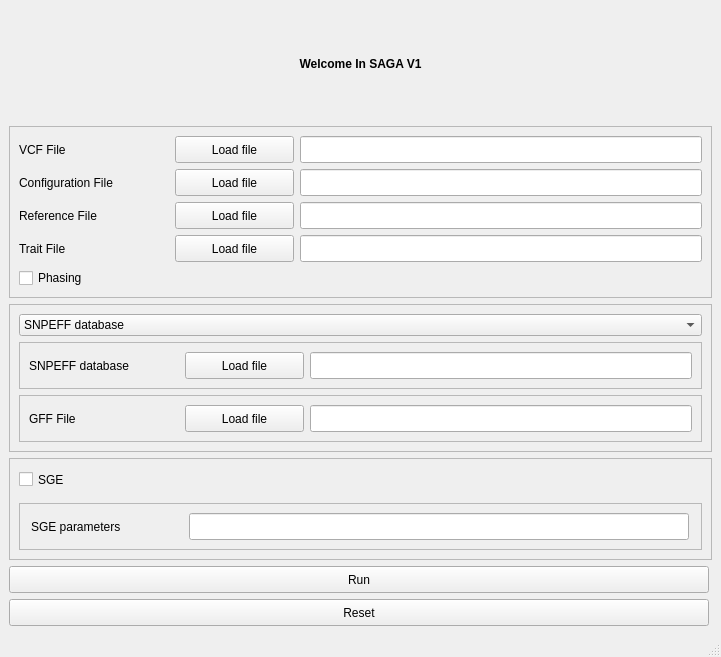
<?xml version="1.0" encoding="UTF-8"?>
<ui version="4.0">
 <class>SAGA</class>
 <widget class="QMainWindow" name="SAGA">
  <property name="geometry">
   <rect>
    <x>0</x>
    <y>0</y>
    <width>721</width>
    <height>657</height>
   </rect>
  </property>
  <property name="focusPolicy">
   <enum>Qt::StrongFocus</enum>
  </property>
  <property name="windowTitle">
   <string>SAGA</string>
  </property>
  <widget class="QWidget" name="centralwidget">
   <layout class="QGridLayout" name="gridLayout_3">
    <item row="0" column="0" colspan="2">
     <widget class="QLabel" name="welcomeLabel">
      <property name="text">
       <string>&lt;html&gt;&lt;head/&gt;&lt;body&gt;&lt;p align=&quot;center&quot;&gt;&lt;span style=&quot; font-weight:600;&quot;&gt;Welcome In SAGA V1&lt;/span&gt;&lt;/p&gt;&lt;/body&gt;&lt;/html&gt;</string>
      </property>
     </widget>
    </item>
    <item row="2" column="0" colspan="2">
     <widget class="QFrame" name="gffsnpeffFrame">
      <property name="frameShape">
       <enum>QFrame::StyledPanel</enum>
      </property>
      <property name="frameShadow">
       <enum>QFrame::Raised</enum>
      </property>
      <layout class="QGridLayout" name="gridLayout_4">
       <item row="0" column="0">
        <widget class="QComboBox" name="gffsnpeffComboBox">
         <property name="toolTip">
          <string>&lt;html&gt;&lt;head/&gt;&lt;body&gt;&lt;p&gt;select output files types&lt;/p&gt;&lt;/body&gt;&lt;/html&gt;</string>
         </property>
         <property name="whatsThis">
          <string>&lt;html&gt;&lt;head/&gt;&lt;body&gt;&lt;p&gt;select output files types&lt;/p&gt;&lt;/body&gt;&lt;/html&gt;</string>
         </property>
         <item>
          <property name="text">
           <string>SNPEFF database</string>
          </property>
         </item>
         <item>
          <property name="text">
           <string>GFF File</string>
          </property>
         </item>
        </widget>
       </item>
       <item row="1" column="0">
        <widget class="QFrame" name="SNPEFFFrame">
         <property name="frameShape">
          <enum>QFrame::StyledPanel</enum>
         </property>
         <property name="frameShadow">
          <enum>QFrame::Raised</enum>
         </property>
         <layout class="QGridLayout" name="gridLayout_20">
          <item row="0" column="0">
           <widget class="QLabel" name="SNPEFFLabel">
            <property name="minimumSize">
             <size>
              <width>150</width>
              <height>27</height>
             </size>
            </property>
            <property name="maximumSize">
             <size>
              <width>150</width>
              <height>27</height>
             </size>
            </property>
            <property name="text">
             <string>SNPEFF database</string>
            </property>
           </widget>
          </item>
          <item row="0" column="1">
           <widget class="QPushButton" name="loadSNPEFFPushButton">
            <property name="minimumSize">
             <size>
              <width>119</width>
              <height>27</height>
             </size>
            </property>
            <property name="maximumSize">
             <size>
              <width>119</width>
              <height>27</height>
             </size>
            </property>
            <property name="toolTip">
             <string>&lt;html&gt;&lt;head/&gt;&lt;body&gt;&lt;p&gt;Open file dialog to load list accession file (.txt)&lt;/p&gt;&lt;/body&gt;&lt;/html&gt;</string>
            </property>
            <property name="whatsThis">
             <string>&lt;html&gt;&lt;head/&gt;&lt;body&gt;&lt;p&gt;Open file dialog to load list accession file (.txt)&lt;/p&gt;&lt;/body&gt;&lt;/html&gt;</string>
            </property>
            <property name="text">
             <string>Load file</string>
            </property>
           </widget>
          </item>
          <item row="0" column="2">
           <widget class="QLineEdit" name="SNPEFFLineEdit">
            <property name="minimumSize">
             <size>
              <width>0</width>
              <height>27</height>
             </size>
            </property>
            <property name="maximumSize">
             <size>
              <width>500</width>
              <height>27</height>
             </size>
            </property>
            <property name="focusPolicy">
             <enum>Qt::StrongFocus</enum>
            </property>
            <property name="toolTip">
             <string>&lt;html&gt;&lt;head/&gt;&lt;body&gt;&lt;p&gt;
Number of population maximum for DAPC. (Warning: R script colours contain only 10 values increase numbre if you select more than 10.)&lt;br/&gt;
An optinal integer indicating the number of clusters to be sought.&lt;br/&gt;
If provided, the function will only run K-means once, for this number of clusters.&lt;br/&gt;
If left as NULL, several K-means are run for a range of k (number of clusters) values.&lt;/p&gt;&lt;/body&gt;&lt;/html&gt;</string>
            </property>
            <property name="text">
             <string/>
            </property>
            <property name="alignment">
             <set>Qt::AlignCenter</set>
            </property>
           </widget>
          </item>
         </layout>
        </widget>
       </item>
       <item row="2" column="0">
        <widget class="QFrame" name="GFFFrame">
         <property name="frameShape">
          <enum>QFrame::StyledPanel</enum>
         </property>
         <property name="frameShadow">
          <enum>QFrame::Raised</enum>
         </property>
         <layout class="QGridLayout" name="gridLayout_19">
          <item row="0" column="0">
           <widget class="QLabel" name="GFFLabel">
            <property name="minimumSize">
             <size>
              <width>150</width>
              <height>27</height>
             </size>
            </property>
            <property name="maximumSize">
             <size>
              <width>150</width>
              <height>27</height>
             </size>
            </property>
            <property name="text">
             <string>GFF File</string>
            </property>
           </widget>
          </item>
          <item row="0" column="1">
           <widget class="QPushButton" name="loadGFFPushButton">
            <property name="minimumSize">
             <size>
              <width>119</width>
              <height>27</height>
             </size>
            </property>
            <property name="maximumSize">
             <size>
              <width>119</width>
              <height>27</height>
             </size>
            </property>
            <property name="toolTip">
             <string>&lt;html&gt;&lt;head/&gt;&lt;body&gt;&lt;p&gt;Open file dialog to load list accession file (.txt)&lt;/p&gt;&lt;/body&gt;&lt;/html&gt;</string>
            </property>
            <property name="whatsThis">
             <string>&lt;html&gt;&lt;head/&gt;&lt;body&gt;&lt;p&gt;Open file dialog to load list accession file (.txt)&lt;/p&gt;&lt;/body&gt;&lt;/html&gt;</string>
            </property>
            <property name="text">
             <string>Load file</string>
            </property>
           </widget>
          </item>
          <item row="0" column="2">
           <widget class="QLineEdit" name="GFFLineEdit">
            <property name="minimumSize">
             <size>
              <width>0</width>
              <height>27</height>
             </size>
            </property>
            <property name="maximumSize">
             <size>
              <width>500</width>
              <height>27</height>
             </size>
            </property>
            <property name="focusPolicy">
             <enum>Qt::StrongFocus</enum>
            </property>
            <property name="toolTip">
             <string>&lt;html&gt;&lt;head/&gt;&lt;body&gt;&lt;p&gt;
Number of population maximum for DAPC. (Warning: R script colours contain only 10 values increase numbre if you select more than 10.)&lt;br/&gt;
An optinal integer indicating the number of clusters to be sought.&lt;br/&gt;
If provided, the function will only run K-means once, for this number of clusters.&lt;br/&gt;
If left as NULL, several K-means are run for a range of k (number of clusters) values.&lt;/p&gt;&lt;/body&gt;&lt;/html&gt;</string>
            </property>
            <property name="text">
             <string/>
            </property>
            <property name="alignment">
             <set>Qt::AlignCenter</set>
            </property>
           </widget>
          </item>
         </layout>
        </widget>
       </item>
      </layout>
     </widget>
    </item>
    <item row="3" column="0" colspan="2">
     <widget class="QFrame" name="SGEFrame">
      <property name="minimumSize">
       <size>
        <width>0</width>
        <height>102</height>
       </size>
      </property>
      <property name="maximumSize">
       <size>
        <width>16777215</width>
        <height>102</height>
       </size>
      </property>
      <property name="frameShape">
       <enum>QFrame::StyledPanel</enum>
      </property>
      <property name="frameShadow">
       <enum>QFrame::Raised</enum>
      </property>
      <layout class="QGridLayout" name="gridLayout_2">
       <item row="2" column="0">
        <widget class="QFrame" name="SGEparamFrame">
         <property name="minimumSize">
          <size>
           <width>0</width>
           <height>47</height>
          </size>
         </property>
         <property name="maximumSize">
          <size>
           <width>16777215</width>
           <height>47</height>
          </size>
         </property>
         <property name="frameShape">
          <enum>QFrame::StyledPanel</enum>
         </property>
         <property name="frameShadow">
          <enum>QFrame::Raised</enum>
         </property>
         <layout class="QGridLayout" name="gridLayout_21">
          <item row="0" column="0">
           <widget class="QLabel" name="SGEparamLabel">
            <property name="minimumSize">
             <size>
              <width>150</width>
              <height>27</height>
             </size>
            </property>
            <property name="maximumSize">
             <size>
              <width>150</width>
              <height>27</height>
             </size>
            </property>
            <property name="text">
             <string>SGE parameters</string>
            </property>
           </widget>
          </item>
          <item row="0" column="1">
           <widget class="QLineEdit" name="SGEParamLineEdit">
            <property name="minimumSize">
             <size>
              <width>0</width>
              <height>27</height>
             </size>
            </property>
            <property name="maximumSize">
             <size>
              <width>500</width>
              <height>27</height>
             </size>
            </property>
            <property name="focusPolicy">
             <enum>Qt::StrongFocus</enum>
            </property>
            <property name="toolTip">
             <string>&lt;html&gt;&lt;head/&gt;&lt;body&gt;&lt;p&gt;
Number of population maximum for DAPC. (Warning: R script colours contain only 10 values increase numbre if you select more than 10.)&lt;br/&gt;
An optinal integer indicating the number of clusters to be sought.&lt;br/&gt;
If provided, the function will only run K-means once, for this number of clusters.&lt;br/&gt;
If left as NULL, several K-means are run for a range of k (number of clusters) values.&lt;/p&gt;&lt;/body&gt;&lt;/html&gt;</string>
            </property>
            <property name="text">
             <string/>
            </property>
            <property name="alignment">
             <set>Qt::AlignCenter</set>
            </property>
           </widget>
          </item>
         </layout>
        </widget>
       </item>
       <item row="0" column="0">
        <widget class="QCheckBox" name="SGECheckBox">
         <property name="minimumSize">
          <size>
           <width>0</width>
           <height>23</height>
          </size>
         </property>
         <property name="maximumSize">
          <size>
           <width>16777215</width>
           <height>23</height>
          </size>
         </property>
         <property name="toolTip">
          <string>&lt;html&gt;&lt;head/&gt;&lt;body&gt;&lt;p&gt;this program use genebank files to down load sequences&lt;/p&gt;&lt;p&gt;if you want to keep this files, check the box&lt;/p&gt;&lt;/body&gt;&lt;/html&gt;</string>
         </property>
         <property name="whatsThis">
          <string>&lt;html&gt;&lt;head/&gt;&lt;body&gt;&lt;p&gt;this program use genebank files to down load sequences&lt;/p&gt;&lt;p&gt;if you want to keep this files, check the box&lt;/p&gt;&lt;/body&gt;&lt;/html&gt;</string>
         </property>
         <property name="text">
          <string>SGE</string>
         </property>
        </widget>
       </item>
       <item row="1" column="0">
        <spacer name="verticalSpacer">
         <property name="orientation">
          <enum>Qt::Vertical</enum>
         </property>
         <property name="sizeType">
          <enum>QSizePolicy::Expanding</enum>
         </property>
         <property name="sizeHint" stdset="0">
          <size>
           <width>20</width>
           <height>40</height>
          </size>
         </property>
        </spacer>
       </item>
      </layout>
     </widget>
    </item>
    <item row="5" column="0" colspan="2">
     <widget class="QPushButton" name="resetPushButton">
      <property name="minimumSize">
       <size>
        <width>0</width>
        <height>27</height>
       </size>
      </property>
      <property name="maximumSize">
       <size>
        <width>700</width>
        <height>27</height>
       </size>
      </property>
      <property name="toolTip">
       <string>&lt;html&gt;&lt;head/&gt;&lt;body&gt;&lt;p&gt;run the programm&lt;/p&gt;&lt;/body&gt;&lt;/html&gt;</string>
      </property>
      <property name="whatsThis">
       <string>&lt;html&gt;&lt;head/&gt;&lt;body&gt;&lt;p&gt;run the programm&lt;/p&gt;&lt;/body&gt;&lt;/html&gt;</string>
      </property>
      <property name="text">
       <string>Reset</string>
      </property>
     </widget>
    </item>
    <item row="4" column="0" colspan="2">
     <widget class="QPushButton" name="runPushButton">
      <property name="minimumSize">
       <size>
        <width>0</width>
        <height>27</height>
       </size>
      </property>
      <property name="maximumSize">
       <size>
        <width>700</width>
        <height>27</height>
       </size>
      </property>
      <property name="toolTip">
       <string>&lt;html&gt;&lt;head/&gt;&lt;body&gt;&lt;p&gt;run the programm&lt;/p&gt;&lt;/body&gt;&lt;/html&gt;</string>
      </property>
      <property name="whatsThis">
       <string>&lt;html&gt;&lt;head/&gt;&lt;body&gt;&lt;p&gt;run the programm&lt;/p&gt;&lt;/body&gt;&lt;/html&gt;</string>
      </property>
      <property name="text">
       <string>Run</string>
      </property>
     </widget>
    </item>
    <item row="1" column="0" colspan="2">
     <widget class="QFrame" name="mandatoryFrame">
      <property name="frameShape">
       <enum>QFrame::StyledPanel</enum>
      </property>
      <property name="frameShadow">
       <enum>QFrame::Raised</enum>
      </property>
      <layout class="QGridLayout" name="gridLayout">
       <item row="0" column="0">
        <widget class="QLabel" name="VCFLabel">
         <property name="minimumSize">
          <size>
           <width>150</width>
           <height>27</height>
          </size>
         </property>
         <property name="maximumSize">
          <size>
           <width>150</width>
           <height>27</height>
          </size>
         </property>
         <property name="text">
          <string>VCF File</string>
         </property>
        </widget>
       </item>
       <item row="3" column="0">
        <widget class="QLabel" name="referenceLabel">
         <property name="minimumSize">
          <size>
           <width>150</width>
           <height>27</height>
          </size>
         </property>
         <property name="maximumSize">
          <size>
           <width>150</width>
           <height>27</height>
          </size>
         </property>
         <property name="text">
          <string>Reference File</string>
         </property>
        </widget>
       </item>
       <item row="9" column="0">
        <widget class="QCheckBox" name="phasingCheckBox">
         <property name="toolTip">
          <string>&lt;html&gt;&lt;head/&gt;&lt;body&gt;&lt;p&gt;this program use genebank files to down load sequences&lt;/p&gt;&lt;p&gt;if you want to keep this files, check the box&lt;/p&gt;&lt;/body&gt;&lt;/html&gt;</string>
         </property>
         <property name="whatsThis">
          <string>&lt;html&gt;&lt;head/&gt;&lt;body&gt;&lt;p&gt;this program use genebank files to down load sequences&lt;/p&gt;&lt;p&gt;if you want to keep this files, check the box&lt;/p&gt;&lt;/body&gt;&lt;/html&gt;</string>
         </property>
         <property name="text">
          <string>Phasing</string>
         </property>
        </widget>
       </item>
       <item row="2" column="0">
        <widget class="QLabel" name="configLabel">
         <property name="minimumSize">
          <size>
           <width>150</width>
           <height>27</height>
          </size>
         </property>
         <property name="maximumSize">
          <size>
           <width>150</width>
           <height>27</height>
          </size>
         </property>
         <property name="text">
          <string>Configuration File</string>
         </property>
        </widget>
       </item>
       <item row="0" column="3">
        <widget class="QLineEdit" name="vcfLineEdit">
         <property name="minimumSize">
          <size>
           <width>0</width>
           <height>27</height>
          </size>
         </property>
         <property name="maximumSize">
          <size>
           <width>500</width>
           <height>27</height>
          </size>
         </property>
         <property name="focusPolicy">
          <enum>Qt::StrongFocus</enum>
         </property>
         <property name="toolTip">
          <string>&lt;html&gt;&lt;head/&gt;&lt;body&gt;&lt;p&gt;
Number of population maximum for DAPC. (Warning: R script colours contain only 10 values increase numbre if you select more than 10.)&lt;br/&gt;
An optinal integer indicating the number of clusters to be sought.&lt;br/&gt;
If provided, the function will only run K-means once, for this number of clusters.&lt;br/&gt;
If left as NULL, several K-means are run for a range of k (number of clusters) values.&lt;/p&gt;&lt;/body&gt;&lt;/html&gt;</string>
         </property>
         <property name="text">
          <string/>
         </property>
         <property name="alignment">
          <set>Qt::AlignCenter</set>
         </property>
        </widget>
       </item>
       <item row="2" column="1">
        <widget class="QPushButton" name="loadConfigPushButton">
         <property name="minimumSize">
          <size>
           <width>119</width>
           <height>27</height>
          </size>
         </property>
         <property name="maximumSize">
          <size>
           <width>119</width>
           <height>27</height>
          </size>
         </property>
         <property name="toolTip">
          <string>&lt;html&gt;&lt;head/&gt;&lt;body&gt;&lt;p&gt;Open file dialog to load list accession file (.txt)&lt;/p&gt;&lt;/body&gt;&lt;/html&gt;</string>
         </property>
         <property name="whatsThis">
          <string>&lt;html&gt;&lt;head/&gt;&lt;body&gt;&lt;p&gt;Open file dialog to load list accession file (.txt)&lt;/p&gt;&lt;/body&gt;&lt;/html&gt;</string>
         </property>
         <property name="text">
          <string>Load file</string>
         </property>
        </widget>
       </item>
       <item row="2" column="3">
        <widget class="QLineEdit" name="configLineEdit">
         <property name="minimumSize">
          <size>
           <width>0</width>
           <height>27</height>
          </size>
         </property>
         <property name="maximumSize">
          <size>
           <width>500</width>
           <height>27</height>
          </size>
         </property>
         <property name="focusPolicy">
          <enum>Qt::StrongFocus</enum>
         </property>
         <property name="toolTip">
          <string>&lt;html&gt;&lt;head/&gt;&lt;body&gt;&lt;p&gt;
Number of population maximum for DAPC. (Warning: R script colours contain only 10 values increase numbre if you select more than 10.)&lt;br/&gt;
An optinal integer indicating the number of clusters to be sought.&lt;br/&gt;
If provided, the function will only run K-means once, for this number of clusters.&lt;br/&gt;
If left as NULL, several K-means are run for a range of k (number of clusters) values.&lt;/p&gt;&lt;/body&gt;&lt;/html&gt;</string>
         </property>
         <property name="text">
          <string/>
         </property>
         <property name="alignment">
          <set>Qt::AlignCenter</set>
         </property>
        </widget>
       </item>
       <item row="7" column="0">
        <widget class="QLabel" name="traitLabel">
         <property name="minimumSize">
          <size>
           <width>150</width>
           <height>27</height>
          </size>
         </property>
         <property name="maximumSize">
          <size>
           <width>150</width>
           <height>27</height>
          </size>
         </property>
         <property name="text">
          <string>Trait File</string>
         </property>
        </widget>
       </item>
       <item row="7" column="1">
        <widget class="QPushButton" name="loadTraitPushButton">
         <property name="minimumSize">
          <size>
           <width>119</width>
           <height>27</height>
          </size>
         </property>
         <property name="maximumSize">
          <size>
           <width>119</width>
           <height>27</height>
          </size>
         </property>
         <property name="toolTip">
          <string>&lt;html&gt;&lt;head/&gt;&lt;body&gt;&lt;p&gt;Open file dialog to load list accession file (.txt)&lt;/p&gt;&lt;/body&gt;&lt;/html&gt;</string>
         </property>
         <property name="whatsThis">
          <string>&lt;html&gt;&lt;head/&gt;&lt;body&gt;&lt;p&gt;Open file dialog to load list accession file (.txt)&lt;/p&gt;&lt;/body&gt;&lt;/html&gt;</string>
         </property>
         <property name="text">
          <string>Load file</string>
         </property>
        </widget>
       </item>
       <item row="3" column="1">
        <widget class="QPushButton" name="loadReferencePushButton">
         <property name="minimumSize">
          <size>
           <width>119</width>
           <height>27</height>
          </size>
         </property>
         <property name="maximumSize">
          <size>
           <width>119</width>
           <height>27</height>
          </size>
         </property>
         <property name="toolTip">
          <string>&lt;html&gt;&lt;head/&gt;&lt;body&gt;&lt;p&gt;Open file dialog to load list accession file (.txt)&lt;/p&gt;&lt;/body&gt;&lt;/html&gt;</string>
         </property>
         <property name="whatsThis">
          <string>&lt;html&gt;&lt;head/&gt;&lt;body&gt;&lt;p&gt;Open file dialog to load list accession file (.txt)&lt;/p&gt;&lt;/body&gt;&lt;/html&gt;</string>
         </property>
         <property name="text">
          <string>Load file</string>
         </property>
        </widget>
       </item>
       <item row="0" column="1">
        <widget class="QPushButton" name="loadVCFPushButton">
         <property name="minimumSize">
          <size>
           <width>119</width>
           <height>27</height>
          </size>
         </property>
         <property name="maximumSize">
          <size>
           <width>119</width>
           <height>27</height>
          </size>
         </property>
         <property name="toolTip">
          <string>&lt;html&gt;&lt;head/&gt;&lt;body&gt;&lt;p&gt;Open file dialog to load list accession file (.txt)&lt;/p&gt;&lt;/body&gt;&lt;/html&gt;</string>
         </property>
         <property name="whatsThis">
          <string>&lt;html&gt;&lt;head/&gt;&lt;body&gt;&lt;p&gt;Open file dialog to load list accession file (.txt)&lt;/p&gt;&lt;/body&gt;&lt;/html&gt;</string>
         </property>
         <property name="text">
          <string>Load file</string>
         </property>
        </widget>
       </item>
       <item row="3" column="3">
        <widget class="QLineEdit" name="referenceLineEdit">
         <property name="minimumSize">
          <size>
           <width>0</width>
           <height>27</height>
          </size>
         </property>
         <property name="maximumSize">
          <size>
           <width>500</width>
           <height>27</height>
          </size>
         </property>
         <property name="focusPolicy">
          <enum>Qt::StrongFocus</enum>
         </property>
         <property name="toolTip">
          <string>&lt;html&gt;&lt;head/&gt;&lt;body&gt;&lt;p&gt;
Number of population maximum for DAPC. (Warning: R script colours contain only 10 values increase numbre if you select more than 10.)&lt;br/&gt;
An optinal integer indicating the number of clusters to be sought.&lt;br/&gt;
If provided, the function will only run K-means once, for this number of clusters.&lt;br/&gt;
If left as NULL, several K-means are run for a range of k (number of clusters) values.&lt;/p&gt;&lt;/body&gt;&lt;/html&gt;</string>
         </property>
         <property name="text">
          <string/>
         </property>
         <property name="alignment">
          <set>Qt::AlignCenter</set>
         </property>
        </widget>
       </item>
       <item row="7" column="3">
        <widget class="QLineEdit" name="traitLineEdit">
         <property name="minimumSize">
          <size>
           <width>0</width>
           <height>27</height>
          </size>
         </property>
         <property name="maximumSize">
          <size>
           <width>500</width>
           <height>27</height>
          </size>
         </property>
         <property name="focusPolicy">
          <enum>Qt::StrongFocus</enum>
         </property>
         <property name="toolTip">
          <string>&lt;html&gt;&lt;head/&gt;&lt;body&gt;&lt;p&gt;
Number of population maximum for DAPC. (Warning: R script colours contain only 10 values increase numbre if you select more than 10.)&lt;br/&gt;
An optinal integer indicating the number of clusters to be sought.&lt;br/&gt;
If provided, the function will only run K-means once, for this number of clusters.&lt;br/&gt;
If left as NULL, several K-means are run for a range of k (number of clusters) values.&lt;/p&gt;&lt;/body&gt;&lt;/html&gt;</string>
         </property>
         <property name="text">
          <string/>
         </property>
         <property name="alignment">
          <set>Qt::AlignCenter</set>
         </property>
        </widget>
       </item>
      </layout>
     </widget>
    </item>
   </layout>
  </widget>
  <widget class="QStatusBar" name="statusbar"/>
 </widget>
 <resources/>
 <connections/>
</ui>
